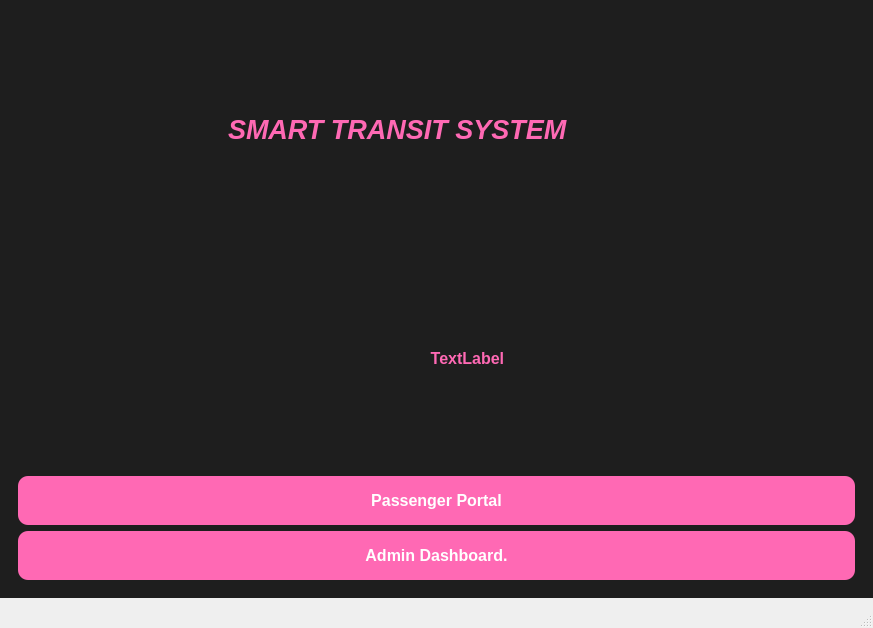
<?xml version="1.0" encoding="UTF-8"?>
<ui version="4.0">
 <class>MainWindow</class>
 <widget class="QMainWindow" name="MainWindow">
  <property name="geometry">
   <rect>
    <x>0</x>
    <y>0</y>
    <width>873</width>
    <height>628</height>
   </rect>
  </property>
  <property name="font">
   <font>
    <pointsize>16</pointsize>
    <bold>true</bold>
   </font>
  </property>
  <property name="windowTitle">
   <string>MainWindow</string>
  </property>
  <widget class="QWidget" name="centralwidget">
   <property name="styleSheet">
    <string notr="true">QWidget {
    background-color: #1e1e1e; /* Dark Charcoal */
}
QLabel {
    color: #ff69b4; /* Hot Pink - high visibility */
    font-weight: bold;
}
QLineEdit {
    background-color: #2a2a2a;
    color: white;
    border: 1px solid #ff69b4; /* Pink border */
    border-radius: 4px;
}
QPushButton {
    background-color: #ff69b4;
    color: black;
    font-weight: bold;
    border-radius: 5px;
}</string>
   </property>
   <layout class="QVBoxLayout" name="verticalLayout_2">
    <item>
     <widget class="QStackedWidget" name="stackedWidget">
      <property name="autoFillBackground">
       <bool>false</bool>
      </property>
      <property name="currentIndex">
       <number>0</number>
      </property>
      <widget class="QWidget" name="page">
       <layout class="QVBoxLayout" name="verticalLayout_3">
        <item>
         <widget class="QLabel" name="label">
          <property name="font">
           <font>
            <pointsize>20</pointsize>
            <italic>true</italic>
            <bold>true</bold>
           </font>
          </property>
          <property name="text">
           <string>                            SMART TRANSIT SYSTEM</string>
          </property>
         </widget>
        </item>
        <item alignment="Qt::AlignmentFlag::AlignVCenter">
         <widget class="QLabel" name="label_clock">
          <property name="font">
           <font>
            <pointsize>12</pointsize>
            <bold>true</bold>
           </font>
          </property>
          <property name="text">
           <string>                                                                                             TextLabel</string>
          </property>
         </widget>
        </item>
        <item>
         <widget class="QPushButton" name="btn_passenger">
          <property name="font">
           <font>
            <pointsize>-1</pointsize>
            <bold>true</bold>
           </font>
          </property>
          <property name="styleSheet">
           <string notr="true">QPushButton {
    background-color: #ff69b4;
    color: white;
    border-radius: 10px;
    font-size: 16px;
    font-weight: bold;
    padding: 15px;
    border: none;
}
QPushButton:hover {
    background-color: #ff1493; /* Deeper pink on hover */
}</string>
          </property>
          <property name="text">
           <string>Passenger Portal</string>
          </property>
         </widget>
        </item>
        <item>
         <widget class="QPushButton" name="btn_admin_portal">
          <property name="font">
           <font>
            <pointsize>-1</pointsize>
            <bold>true</bold>
           </font>
          </property>
          <property name="styleSheet">
           <string notr="true">QPushButton {
    background-color: #ff69b4;
    color: white;
    border-radius: 10px;
    font-size: 16px;
    font-weight: bold;
    padding: 15px;
    border: none;
}
QPushButton:hover {
    background-color: #ff1493; /* Deeper pink on hover */
}</string>
          </property>
          <property name="text">
           <string>Admin Dashboard.</string>
          </property>
         </widget>
        </item>
       </layout>
      </widget>
      <widget class="QWidget" name="page_2">
       <layout class="QVBoxLayout" name="verticalLayout">
        <item>
         <widget class="QTableWidget" name="tableWidget">
          <column>
           <property name="text">
            <string>ID</string>
           </property>
          </column>
          <column>
           <property name="text">
            <string>Name</string>
           </property>
          </column>
          <column>
           <property name="text">
            <string>Role</string>
           </property>
          </column>
          <column>
           <property name="text">
            <string>Region</string>
           </property>
          </column>
         </widget>
        </item>
        <item>
         <widget class="QPushButton" name="btnReturn">
          <property name="text">
           <string>Back to Menu</string>
          </property>
         </widget>
        </item>
        <item>
         <widget class="QPushButton" name="btn_delete">
          <property name="text">
           <string>Delete Passanger</string>
          </property>
         </widget>
        </item>
       </layout>
      </widget>
      <widget class="QWidget" name="page_5">
       <widget class="QLineEdit" name="line_passengerName">
        <property name="geometry">
         <rect>
          <x>210</x>
          <y>150</y>
          <width>311</width>
          <height>31</height>
         </rect>
        </property>
        <property name="placeholderText">
         <string>Enter Passenger Name</string>
        </property>
       </widget>
       <widget class="QComboBox" name="combo_destination">
        <property name="geometry">
         <rect>
          <x>220</x>
          <y>220</y>
          <width>251</width>
          <height>31</height>
         </rect>
        </property>
        <item>
         <property name="text">
          <string>Quetta</string>
         </property>
        </item>
        <item>
         <property name="text">
          <string>Islamabad</string>
         </property>
        </item>
        <item>
         <property name="text">
          <string>Karachi</string>
         </property>
        </item>
       </widget>
       <widget class="QPushButton" name="btn_bookTicket">
        <property name="geometry">
         <rect>
          <x>250</x>
          <y>440</y>
          <width>221</width>
          <height>31</height>
         </rect>
        </property>
        <property name="text">
         <string>Confirm booking</string>
        </property>
       </widget>
       <widget class="QPushButton" name="btn_backFromPassenger">
        <property name="geometry">
         <rect>
          <x>490</x>
          <y>470</y>
          <width>90</width>
          <height>29</height>
         </rect>
        </property>
        <property name="text">
         <string>BACK</string>
        </property>
       </widget>
       <widget class="QLineEdit" name="line_latitude">
        <property name="geometry">
         <rect>
          <x>30</x>
          <y>350</y>
          <width>131</width>
          <height>31</height>
         </rect>
        </property>
        <property name="text">
         <string/>
        </property>
        <property name="placeholderText">
         <string> Latitude</string>
        </property>
       </widget>
       <widget class="QLineEdit" name="line_longitude">
        <property name="geometry">
         <rect>
          <x>230</x>
          <y>350</y>
          <width>141</width>
          <height>31</height>
         </rect>
        </property>
        <property name="text">
         <string/>
        </property>
        <property name="placeholderText">
         <string>Longitude</string>
        </property>
       </widget>
       <widget class="QLineEdit" name="line_altitude">
        <property name="geometry">
         <rect>
          <x>420</x>
          <y>350</y>
          <width>113</width>
          <height>28</height>
         </rect>
        </property>
        <property name="text">
         <string/>
        </property>
        <property name="placeholderText">
         <string>Altitude</string>
        </property>
       </widget>
       <widget class="QPushButton" name="setRoute">
        <property name="geometry">
         <rect>
          <x>230</x>
          <y>280</y>
          <width>231</width>
          <height>31</height>
         </rect>
        </property>
        <property name="text">
         <string>set route</string>
        </property>
       </widget>
      </widget>
     </widget>
    </item>
   </layout>
  </widget>
  <widget class="QMenuBar" name="menubar">
   <property name="geometry">
    <rect>
     <x>0</x>
     <y>0</y>
     <width>873</width>
     <height>41</height>
    </rect>
   </property>
  </widget>
  <widget class="QStatusBar" name="statusbar"/>
 </widget>
 <resources/>
 <connections/>
</ui>
